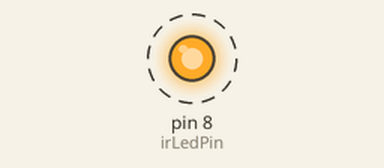
Simulated run of this sketch. Board: Arduino Uno, built with avr-gcc and run on an emulated ATmega328P. On the bench: output pins drawn as LEDs (lit = HIGH). Dashed ring = blinking.

Above: at 0.05 s.
Timing chart, 0 to 3.0 s (numbered marks = the images above):
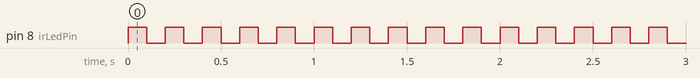

Measured:
- by itself, pin 8 (irLedPin): alternates HIGH for 0.10 s and LOW for 0.10 s

The sketch:

irEmitter.ino
```cpp
// Define the digital pin connected to the IR LED
const int irLedPin = 8;

void setup() {
  // Configure the IR LED pin as an output
  pinMode(irLedPin, OUTPUT);
}

void loop() {
  // Turn on the IR LED to emit IR signals
  digitalWrite(irLedPin, HIGH); // Set the pin voltage to HIGH
  delay(100); // Wait for 100 milliseconds (adjust as needed)

  // Turn off the IR LED
  digitalWrite(irLedPin, LOW); // Set the pin voltage to LOW
  delay(100); // Wait for 100 milliseconds (adjust as needed)
}
```
